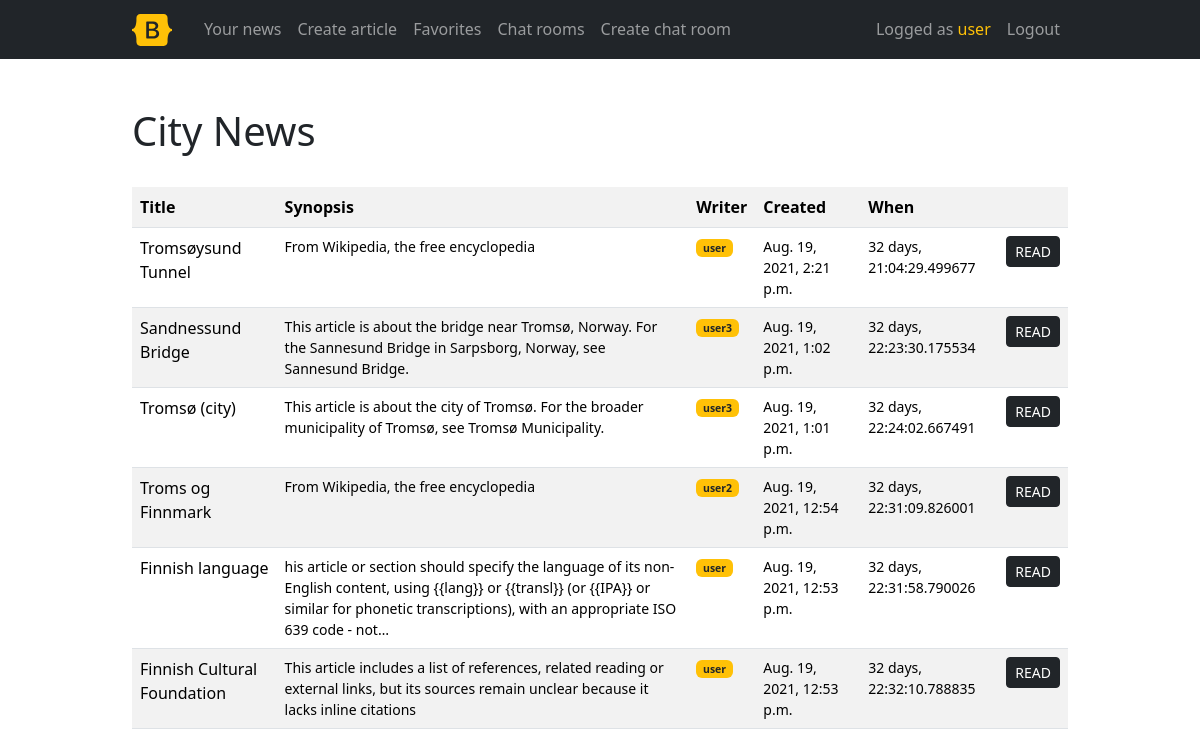
Screenshot of /articles/ (signed in) with the database file from the repository.
### publications/models.py (models this page shows, shortened)
class Article(models.Model):
    title = models.CharField(max_length=64, null=False)
    author = models.ForeignKey(User, on_delete=models.CASCADE, null=False)
    created = models.DateTimeField(auto_now_add=True, null=False)
    synopsis = models.CharField(max_length=312, null=False)
    content = models.TextField(null=False)
    class Meta:
        ordering = ['-created']

### publications/views.py (the view)
# urls.py: path('articles/', ArticleListView.as_view(), name='article-list'),
class ArticleListView(ListView):
    model = Article
    def get_queryset(self):
        now = timezone.now()
        queryset = super(ArticleListView, self).get_queryset()
        duration = ExpressionWrapper(
            Value(now, DateTimeField()) - F("created"),
            output_field=fields.DurationField(),
        )
        queryset = queryset.annotate(duration=duration)
        return queryset
    def get_context_data(self, **kwargs):
        context = super().get_context_data(**kwargs)
        context["now"] = timezone.now()
        return context

### publications/templates/publications/article_list.html
{% extends "base.html" %}
{% block h1 %}
  {% if not publications %}
    City News
  {% else %}
    Your news
  {% endif %}
{% endblock %}
{% block content %}
  <table class="table table-striped">
    <tr>
      <th> Title </th>
      <th> Synopsis </th>
      {% if not publications %}
        <th> Writer </th>
      {% endif %}
      <th> Created </th>
      {% if not publications %}
        <th> When </th>
      {% endif %}
      <th></th>
    </tr>
    {% for article in object_list %}
      <tr>
        <td> {{ article.title }} </td>
        <td class="small">
          {{ article.synopsis | truncatechars:200 }}
        </td>
        {% if not publications %}
          <td class="small">
            <div class="badge bg-warning text-dark text-wrap">
            {{ article.author }}
            </div>
          </td>
        {% endif %}
          <td class="small">
         {{ article.created }} </td>
        {% if not publications %}
          <td class="small">
           {{ article.duration }} </td>
        {% endif %}
          <td class="small">
          <button class = "btn btn-dark btn-sm" onclick="window.location='{% url 'article-detail' article.id %}'">READ</a></td>
      </tr>
    {% empty %}
      <tr>
        <td colspan="6">
          No articles yet.
        </td>
      </tr>
    {% endfor %}
  </table>
{% endblock %}

### templates/nav.html (shortened to what this page needs)
<nav class="navbar navbar-expand-md navbar-dark bg-dark text-white mb-4">
  <div class="container-fluid container">
    <a  href="/" class="navbar-brand text-white text-decoration-none">
      <svg class="bi me-2" width="40" height="32" role="img" aria-label="Bootstrap"><use xlink:href="#bootstrap"/></svg>
    </a>
    <div class="collapse navbar-collapse justify-content-between" id="navbarCollapse">
      <ul class="navbar-nav me-auto mb-2 mb-md-0">
        {% if user.is_authenticated %}
            <li class="nav-item">
                <a class="nav-link" href="{% url 'my-article-list' %}">Your
                  news</a>
            </li>
            <li class="nav-item"><a class="nav-link" href="{% url 'article-create' %}">Create article</a></li>
            <li class="nav-item"><a class="nav-link" href="{% url 'favorites' %}">Favorites</a></li>
            <li class="nav-item"><a class="nav-link" href="{% url 'chat-list' %}">Chat rooms</a></li>
            <li class="nav-item"><a class="nav-link" href="{% url 'chat-create' %}">Create chat room</a></li>
        {% endif%}
      </ul>
      {% if user.is_authenticated %}
      <ul class="navbar-nav">
          <li class="nav-item"><span class="nav-link">Logged as  <span class="text-warning">{{ request.user }}</span></span></li>
          <li class="nav-item"><a class="nav-link" href="{% url 'logout' %}?next=/">Logout</a></li>
      </ul>
      {% endif %}
    </div>
  </div>
</nav>

### static/css/style.css (style rules this page uses)
.container { max-width: 960px; }

### rows the page displays
Article: title "Tromsøysund Tunnel", synopsis "From Wikipedia, the free encyclopedia", author "user", created "Aug. 19, 2021, 2:21 p.m.", duration "32 days, 21:04:29.499677"
Article: title "Sandnessund Bridge", synopsis "This article is about the bridge near Tromsø, Norway. For the Sannesund Bridge in Sarpsborg, Norway, see Sannesund Bridge.", author "user3", created "Aug. 19, 2021, 1:02 p.m.", duration "32 days, 22:23:30.175534"
Article: title "Tromsø (city)", synopsis "This article is about the city of Tromsø. For the broader municipality of Tromsø, see Tromsø Municipality.", author "user3", created "Aug. 19, 2021, 1:01 p.m.", duration "32 days, 22:24:02.667491"
Article: title "Troms og Finnmark", synopsis "From Wikipedia, the free encyclopedia", author "user2", created "Aug. 19, 2021, 12:54 p.m.", duration "32 days, 22:31:09.826001"
Article: title "Finnish language", synopsis "his article or section should specify the language of its non-English content, using {{lang}} or {{transl}} (or {{IPA}} or similar for phonetic transcriptions), with an appropriate ISO 639 code - not…", author "user", created "Aug. 19, 2021, 12:53 p.m.", duration "32 days, 22:31:58.790026"
Article: title "Finnish Cultural Foundation", synopsis "This article includes a list of references, related reading or external links, but its sources remain unclear because it lacks inline citations", author "user", created "Aug. 19, 2021, 12:53 p.m.", duration "32 days, 22:32:10.788835"

### other values shown
{{ request.user }} "user"
